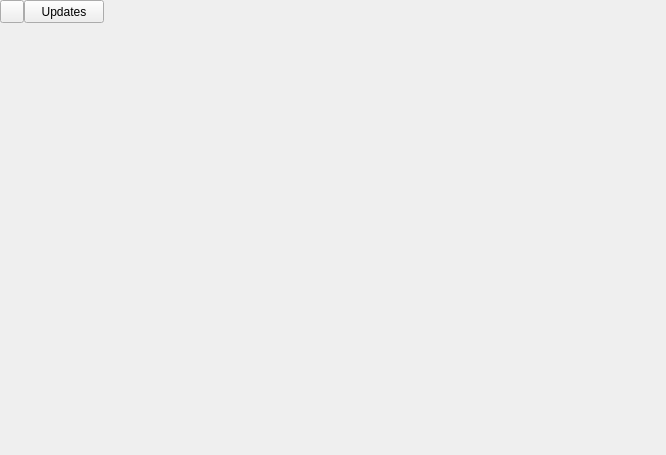
<?xml version="1.0" encoding="UTF-8"?>
<ui version="4.0">
 <class>MainWindow</class>
 <widget class="QMainWindow" name="MainWindow">
  <property name="geometry">
   <rect>
    <x>0</x>
    <y>0</y>
    <width>666</width>
    <height>455</height>
   </rect>
  </property>
  <property name="windowTitle">
   <string>theShop</string>
  </property>
  <property name="windowIcon">
   <iconset theme="theshop" resource="resources.qrc">
    <normaloff>:/icons/theshop.svg</normaloff>:/icons/theshop.svg</iconset>
  </property>
  <widget class="QWidget" name="centralwidget">
   <property name="autoFillBackground">
    <bool>true</bool>
   </property>
   <layout class="QVBoxLayout" name="verticalLayout">
    <property name="spacing">
     <number>0</number>
    </property>
    <property name="leftMargin">
     <number>0</number>
    </property>
    <property name="topMargin">
     <number>0</number>
    </property>
    <property name="rightMargin">
     <number>0</number>
    </property>
    <property name="bottomMargin">
     <number>0</number>
    </property>
    <item>
     <widget class="QWidget" name="topWidget" native="true">
      <layout class="QHBoxLayout" name="horizontalLayout">
       <property name="spacing">
        <number>0</number>
       </property>
       <property name="leftMargin">
        <number>0</number>
       </property>
       <property name="topMargin">
        <number>0</number>
       </property>
       <property name="rightMargin">
        <number>0</number>
       </property>
       <property name="bottomMargin">
        <number>0</number>
       </property>
       <item>
        <layout class="QHBoxLayout" name="csdLayoutLeft"/>
       </item>
       <item>
        <widget class="QToolButton" name="menuButton">
         <property name="text">
          <string/>
         </property>
         <property name="icon">
          <iconset theme="theshop" resource="resources.qrc">
           <normaloff>:/icons/theshop.svg</normaloff>:/icons/theshop.svg</iconset>
         </property>
        </widget>
       </item>
       <item>
        <widget class="QPushButton" name="updatesButton">
         <property name="sizePolicy">
          <sizepolicy hsizetype="Preferred" vsizetype="Preferred">
           <horstretch>0</horstretch>
           <verstretch>0</verstretch>
          </sizepolicy>
         </property>
         <property name="text">
          <string>Updates</string>
         </property>
        </widget>
       </item>
       <item>
        <spacer name="horizontalSpacer">
         <property name="orientation">
          <enum>Qt::Horizontal</enum>
         </property>
         <property name="sizeHint" stdset="0">
          <size>
           <width>40</width>
           <height>20</height>
          </size>
         </property>
        </spacer>
       </item>
       <item>
        <layout class="QHBoxLayout" name="csdLayoutRight"/>
       </item>
      </layout>
     </widget>
    </item>
    <item>
     <widget class="QStackedWidget" name="stackedWidget">
      <widget class="UpdatesWidget" name="updatesPage"/>
      <widget class="QWidget" name="page_2"/>
     </widget>
    </item>
   </layout>
  </widget>
 </widget>
 <customwidgets>
  <customwidget>
   <class>UpdatesWidget</class>
   <extends>QWidget</extends>
   <header>updates/updateswidget.h</header>
   <container>1</container>
  </customwidget>
 </customwidgets>
 <resources>
  <include location="resources.qrc"/>
 </resources>
 <connections/>
</ui>
